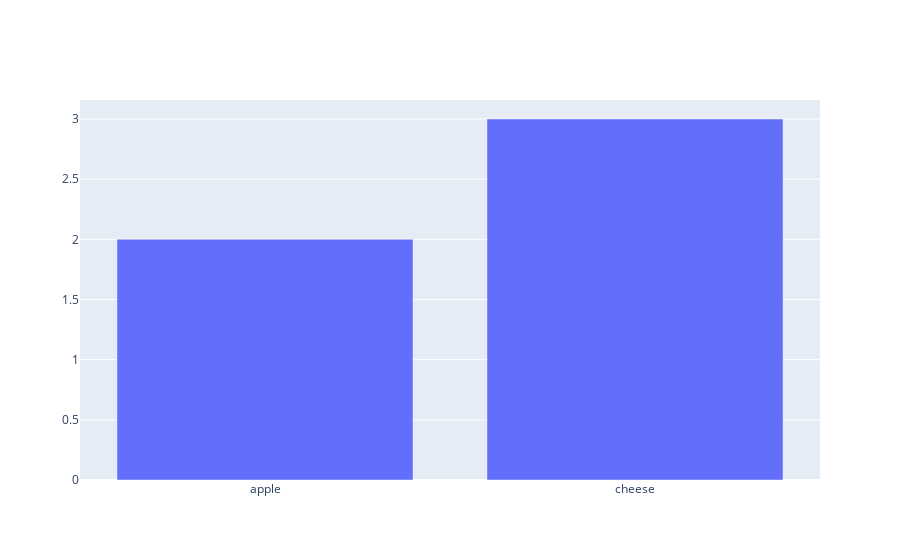

Notebook cell for this chart:
### Code cell
import plotly.graph_objects as go

fig = go.Figure(go.Bar(
    x=["apple", "cheese"],
    y=[2,3]
))

fig.show()

### Figure 1 — Plotly figure (JSON) as saved in the notebook; plotly's stock layout.template omitted (floating-point values rounded to 4 significant figures)
{"data": [{"type": "bar", "x": ["apple", "cheese"], "y": [2, 3]}], "layout": {}}
